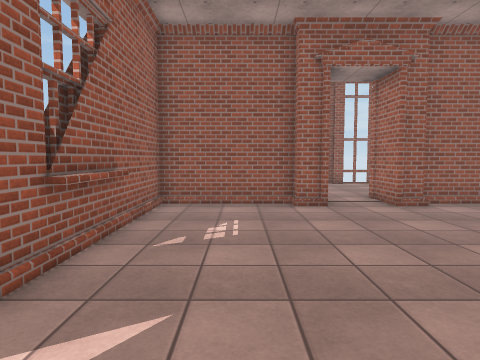
[1] (above)

17 first-person views from a walk through a 3-D level made in the Unity game engine. The camera is 1.4 m above the floor, tilts 4° down and sees 75° across. The floor is counted in squares, 1 m on a side. Each view is taken from the middle of a square. On the plan, view 1 faces up. The plan holds only what a view shows up to about 14 squares ahead; the rest is blank. The place goes on beyond the plan. The player character is not drawn. Surface patterns are stand-ins for the level's own textures.

[2]
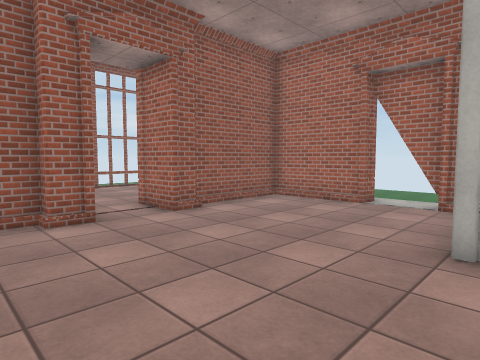

[3]
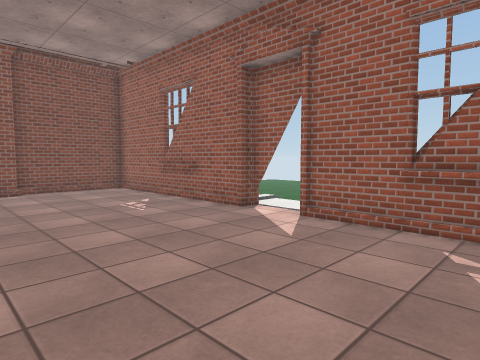

[4]
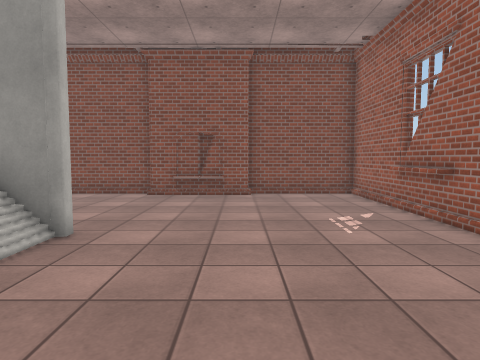

[5]
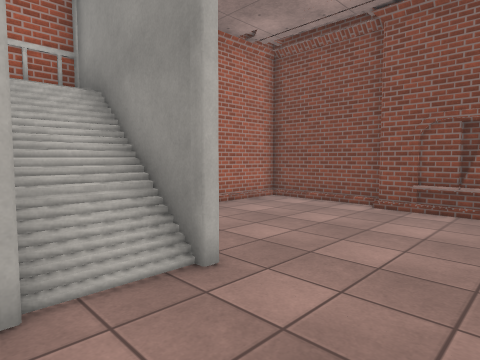

[6]
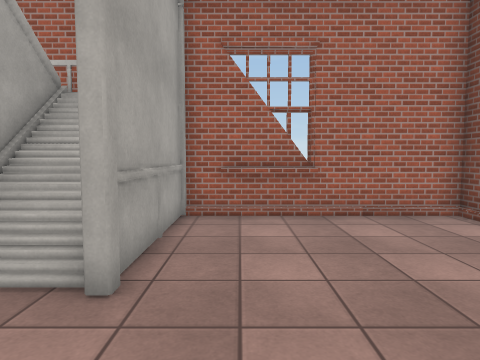

[7]
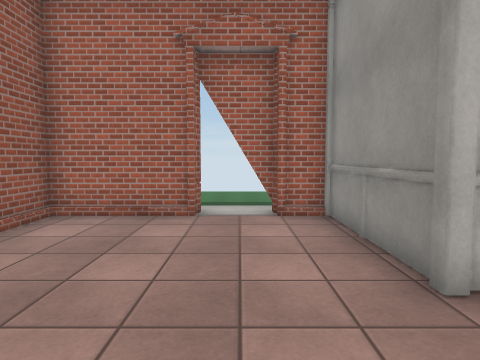

[8]
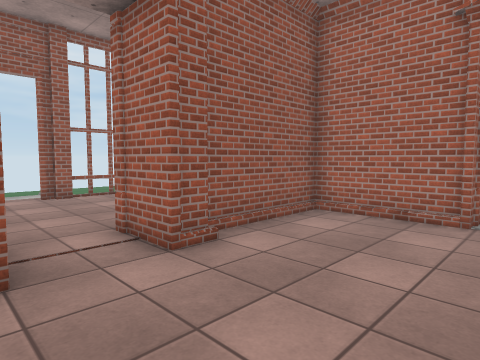

[9]
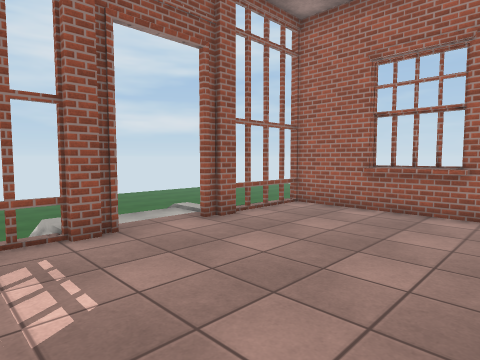

[10]
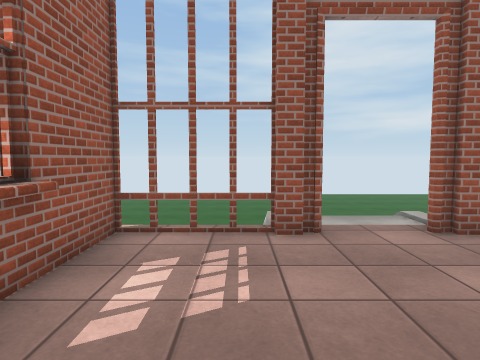

[11]
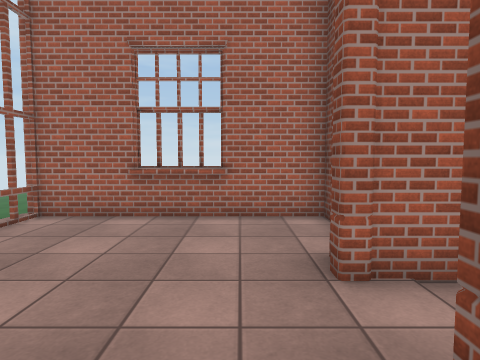

[12]
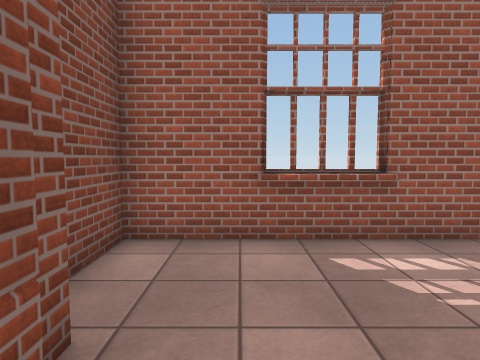

[13]
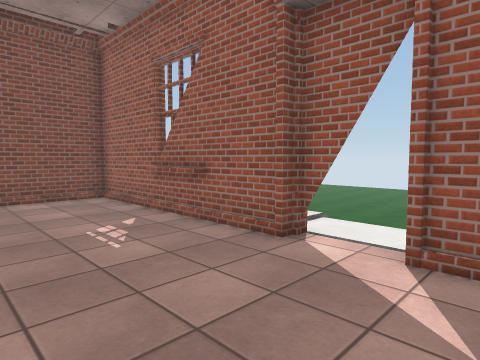

[14]
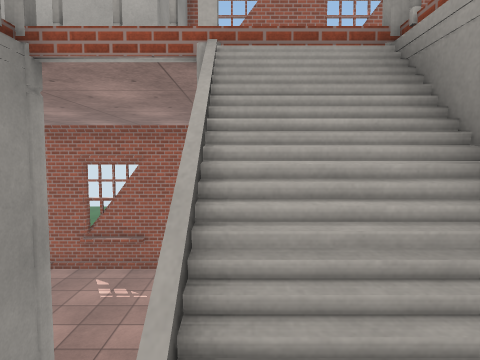

[15]
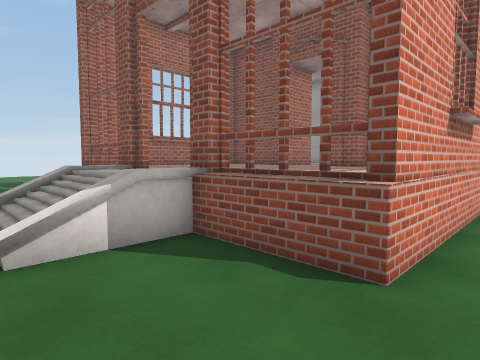

[16]
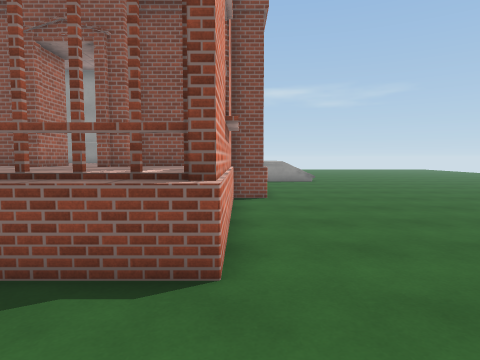

[17]
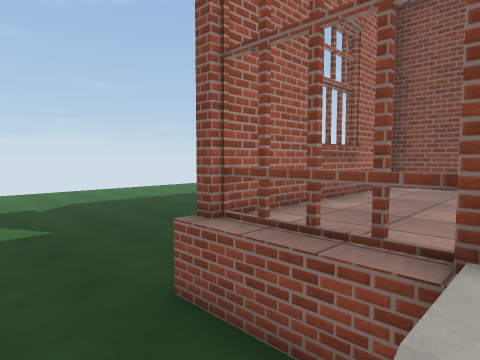

### Floor plan
Key: @ floor where view 1 was taken; # wall or solid block; x gap in a wall; . main floor; - floor 1 m lower than the main floor; : floor 2.75 m higher than the main floor; / step, stairs or slope; = window, fence, low wall or low ledge; ^ raised ledge; O other object.
Columns run from 3 left of view 1 to 22 right of it. Each row starts with its distance up from view 1.
 27      --
 26      --
 25 -------
 24 -------
 23 ------
 22
 21 -----
 20  ----////
 19 -----////  ---------
 18 -----....=----------------
 17 -#===#..#===#-------------
 16 -##.........# -----------
 15 -##.........#  ---------
 14 -#^........^#    ------
 13 -#^........^#    -----
 12 -##.........#     ---
 11 -##..#......#
 10 ######..######
  9 #............#
  8 #............#
  7 #............#
  6 ##...........x.
  5 ##...........x.
  4 ##...........#.
  3 #.......OO####
  2 #.......//// #
  1 #.......O///:#
  0 #..@...../// #
 -1 #......../// #
 -2 #........#####
 -3 ##..........##
 -4 ##..........##
 -5 #............#
 -6 #............#
 -7 #............#
 -8 #....####....#
 -9 ######  ######

Where each view was taken, in squares from view 1:
view 1: 0 up, 0 right, facing up
view 2: 2 up, 0 right, facing up-right
view 3: 6 up, 4 right, facing down-left
view 4: 4 up, 2 right, facing down
view 5: 1 up, 2 right, facing down-right
view 6: 3 down, 2 right, facing right
view 7: 5 up, 2 right, facing right
view 8: 5 up, 2 right, facing up-right
view 9: 11 up, 0 right, facing up-right
view 10: 11 up, 1 right, facing up
view 11: 12 up, 1 right, facing right
view 12: 12 up, 4 right, facing left
view 13: 3 up, 2 right, facing down-left
view 14: 1 up, 9 right, facing left
view 15: 21 up, 3 left, facing down-right
view 16: 21 up, 2 left, facing down
view 17: 20 up, 5 right, facing down-right
